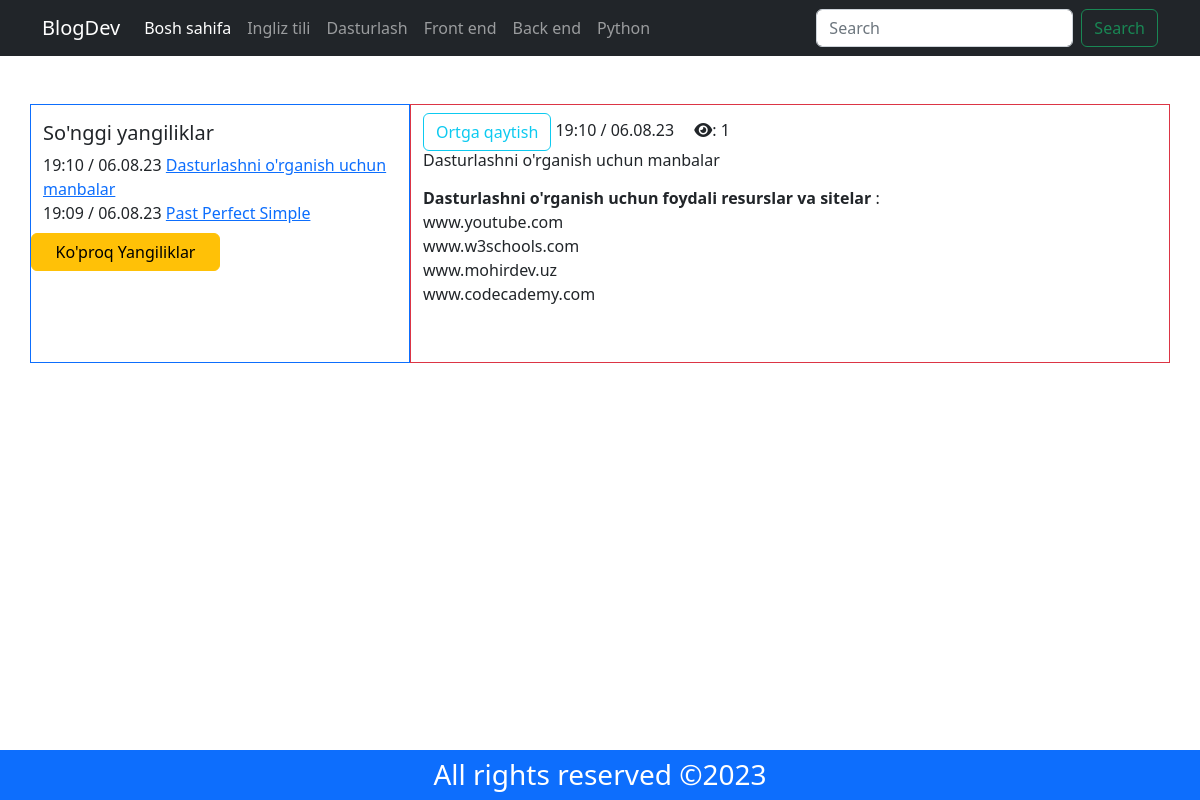
The page /post_detail/dasturlashni-organish-uchun-manbalar on the database its author committed.
### posts/models.py (models this page shows, shortened)
class Category(models.Model):
    name = models.CharField(max_length=255)
    slug = models.SlugField(max_length=255, unique=True)
    created_at = models.DateTimeField(auto_now_add=True)
    updated_at = models.DateTimeField(auto_now=True)
    class Meta:
        verbose_name_plural = 'Kategoriylar'

class Post(models.Model):
    cat_id = models.ForeignKey(Category, on_delete=models.CASCADE)
    title = models.CharField(max_length=255)
    slug = models.SlugField(max_length=255, unique=True, null=True)
    body = RichTextUploadingField()
    post_img = models.ImageField(upload_to='posts')  # rasm yuklash
    date_added = models.DateTimeField()
    post_view = models.IntegerField()
    created_at = models.DateTimeField(auto_now_add=True)
    upload_at = models.DateTimeField(auto_now=True)
    author = models.ForeignKey(User, on_delete=models.CASCADE)
    class Meta:
        verbose_name_plural = 'Postlar'

### posts/views.py (the view)
# urls.py: path('post_detail/<slug:slug>', post_detail, name='post_detail-page'),
def post_detail(request, slug):
    categories = Category.objects.all()
    post = Post.objects.get(slug=slug)
    post.post_view = post.post_view + 1
    post.save()
    interested_posts = Post.objects.all().order_by('-post_view')[0:8]
    context = {
        'post': post,
        'interested_posts': interested_posts,
        'navbar': categories,
    }
    return render(request, 'post_detail.html', context)

### templates/post_detail.html
{% extends 'base.html' %}
{% load static %}
{% block mycontent %}
    <div class="container my-5">
        <div class="row">
            {%include 'interested_post.html'%}
            <div class="col-12 col-md-8 border border-danger pt-2">
                <a href="{% url 'home-page' %}" class="btn btn-outline-info btn-sn">Ortga qaytish</a>
                 <span class="me-3">{{post.date_added | time:'H:i'}} /
                            {{post.date_added | date:'d.m.y'}}</span>
                <span><i class="fa-solid fa-eye"></i>: {{post.post_view}} </span>
                        <h6>{{post.title}}</h6>
                        <p>{{post.body | safe}}</p>
            </div>
        </div>
    </div>
{% endblock %}

### templates/navbar.html (shortened to what this page needs)
<nav class="navbar navbar-expand-lg bg-dark navbar-dark">
  <div class="container">
    <a class="navbar-brand" href="{% url 'home-page' %}">BlogDev</a>
    <div class="collapse navbar-collapse" id="navbarSupportedContent">
      <ul class="navbar-nav me-auto mb-2 mb-lg-0">
        <li class="nav-item">
          <a class="nav-link active" aria-current="page"
             href="{% url 'home-page' %}">
            Bosh sahifa</a>
        </li>
        {% for nav in navbar %}
        <li class="nav-item">
          <a class="nav-link" href="{% url 'allPost-page' %}?catId={{nav.id}}">{{nav.name}}</a>
        </li>
        {% endfor %}
      </ul>
      <form class="d-flex" role="search">
        <input class="form-control me-2" type="search" placeholder="Search" aria-label="Search">
        <button class="btn btn-outline-success" type="submit">Search</button>
      </form>
    </div>
  </div>
</nav>

### templates/interested_post.html
<div class="col-12 col-md-4 border border-primary">
                <div class="row">
                            <h5 class="mt-3">So'nggi yangiliklar</h5>
                    {% for i in interested_posts%}
                    <div class="col-12">
                        <span >{{i.date_added | time:'H:i'}} /
                                    {{i.date_added | date:'d.m.y'}}</span>
                        <a href="{% url  'post_detail-page' i.slug %}" style="cursor:pointer">{{i.title}}</a>
                    </div>
                    {% endfor %}
                    <a  href="{% url 'allPost-page' %}" class="btn btn-warning w-50 my-2">Ko'proq Yangiliklar</a>
                </div>
            </div>

### rows shown on the page
Category: name "Ingliz tili"
Category: name "Dasturlash"
Category: name "Front end"
Category: name "Back end"
Category: name "Python"
Post: date_added "19:10", date_added "06.08.23", title "Dasturlashni o'rganish uchun manbalar", post_view "1", body "Dasturlashni o'rganish uchun foydali resurslar va sitelar : www.youtube.com www.w3schools.com www.mohirdev.uz www.codecademy.com"
Post: date_added "19:09", date_added "06.08.23", title "Past Perfect Simple"
